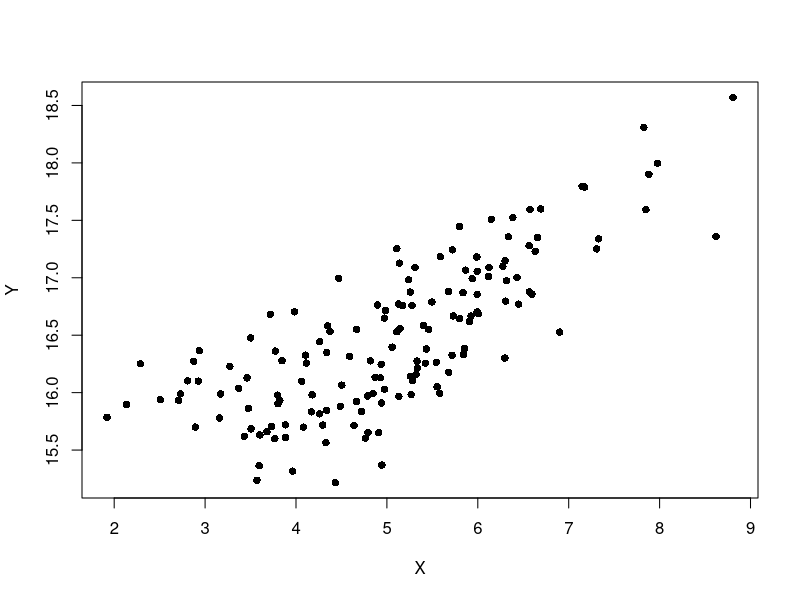
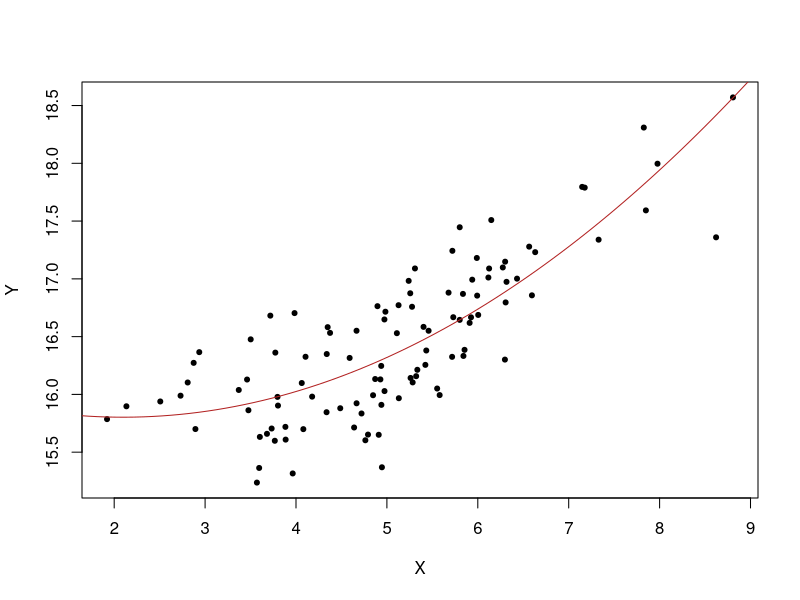
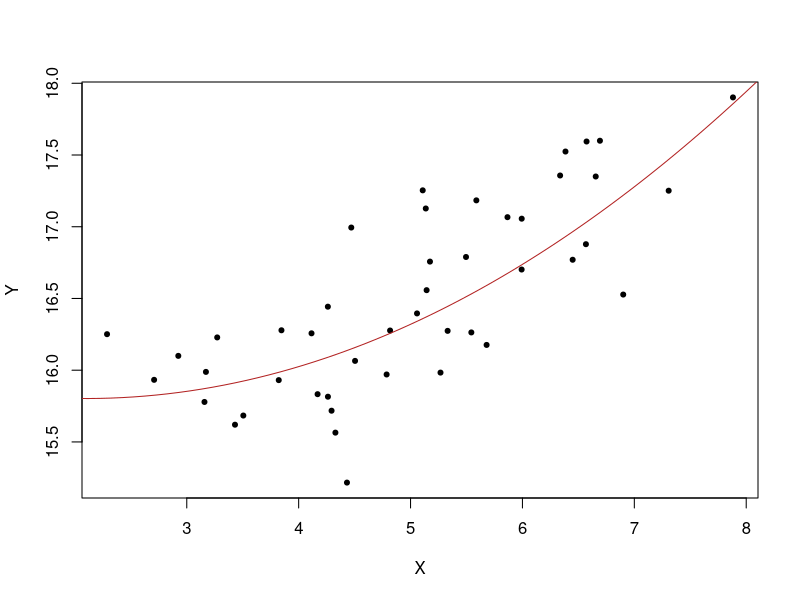
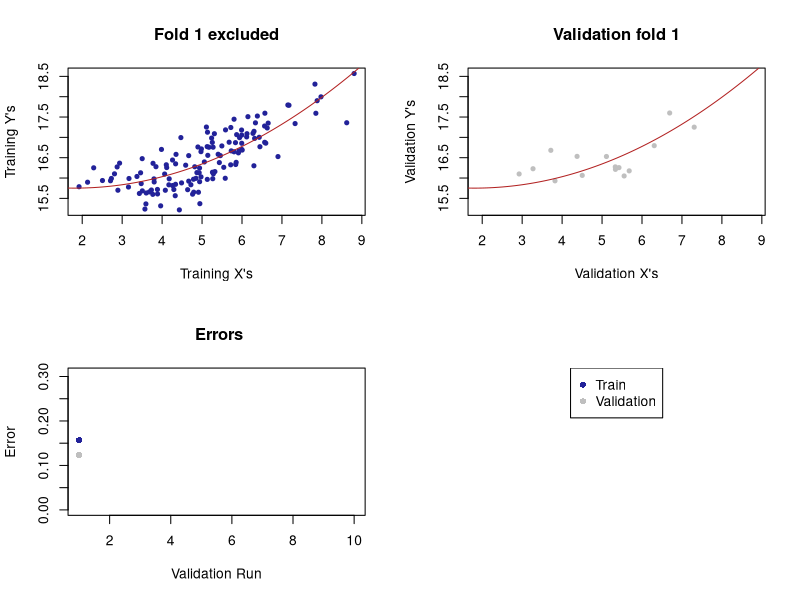
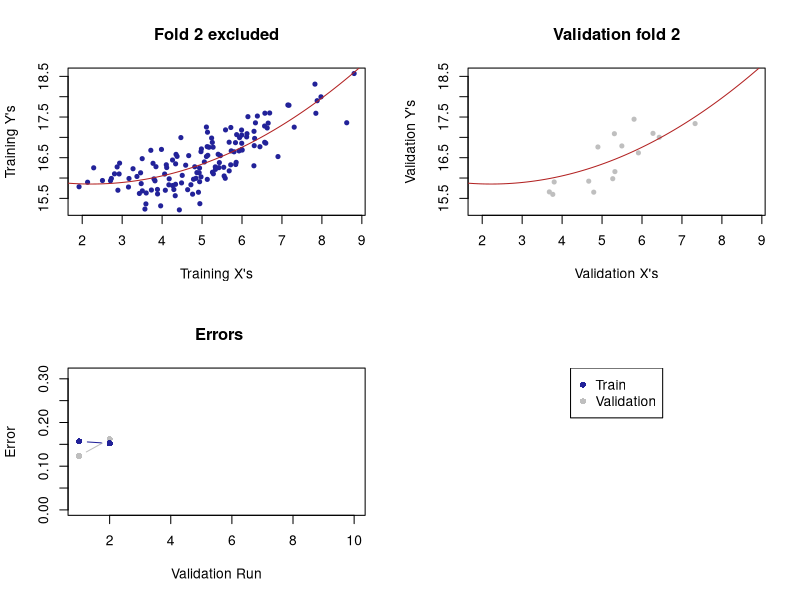
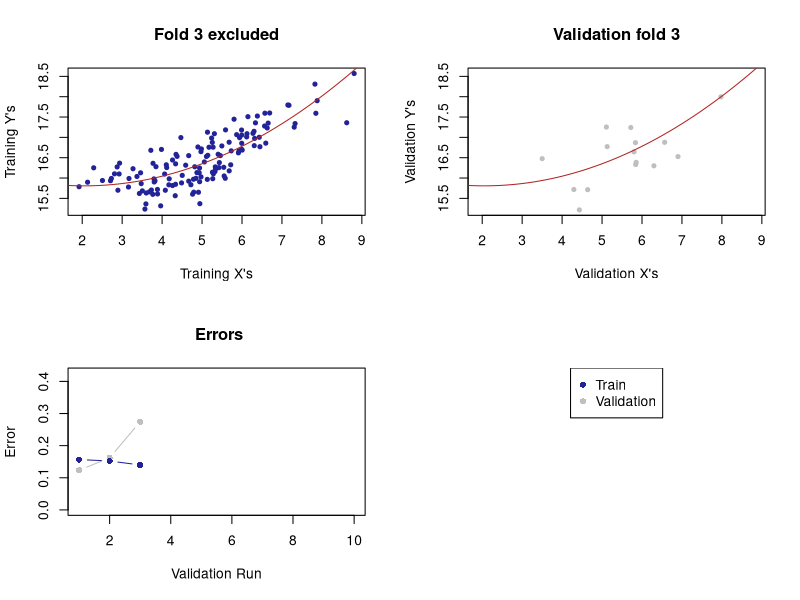
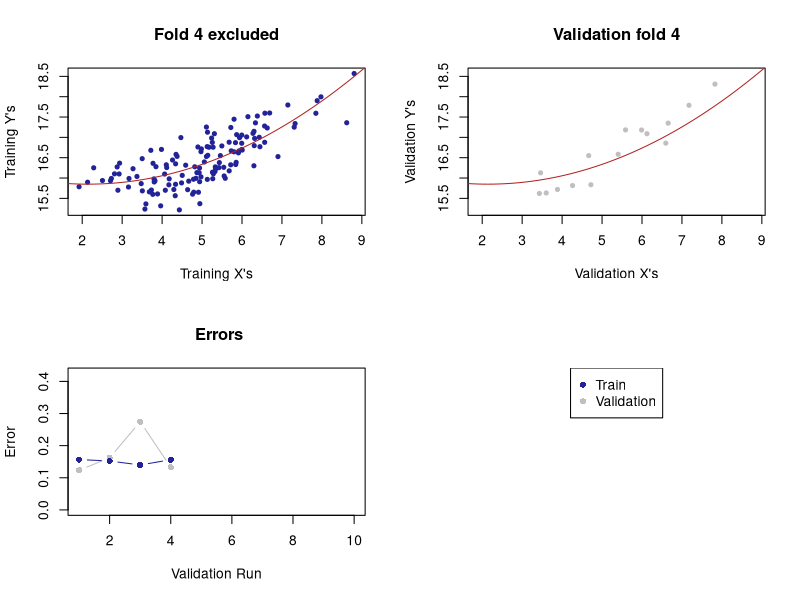
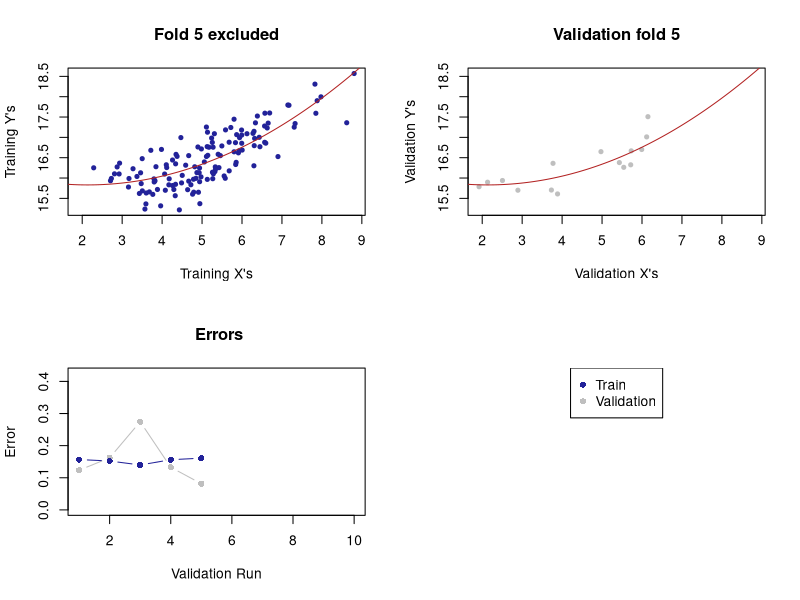

R code for these plots, in order:
#April 2025 
#ML demo on splitting data, measuring error, CV

#####################################
#functions
#####################################

#splits data into test and training
SplitData <- function(data, splits){
  
  df <- as.data.frame(data)                 # Convert the data object to a data frame object
  
  n.obs <- nrow(df)                             # Number of observations
  
  # Shuffle and separate indices
  
  shuffled_ind <- sample(1:n.obs)
  
  split_ind <- c(round(splits[1]*n.obs), 
                 round(splits[1]*n.obs) + round(splits[2]*n.obs))
  
  train_ind <- shuffled_ind[1:split_ind[1]]
  val_ind <- shuffled_ind[(split_ind[1] + 1):split_ind[2]]
  if (splits[3]!=0){
    test_ind <- shuffled_ind[(split_ind[2] + 1):n.obs]
    list("train" = df[train_ind, ], 
         "validation" = df[val_ind, ], 
         "test" = df[test_ind, ])  
  } else {
    list("train" = df[train_ind, ], 
         "validation" = df[val_ind, ])  
  }
}

#splits data into K folds
Kfoldsplit <- function(n.obs, k){
  
  # Number of observations per fold
  
  wind <- n.obs%/%k     # integer division operator, rounds result down to the nearest whole number)            
  
  origin <- sample(1:n.obs, n.obs, replace = F)

  # Organises indices into a matrix to define k-folds (each fold corresponds to a row)
  indexes <- matrix(origin, k, wind, byrow = T) 
  indexes
}

#performs CV for a specified model
#calcs errors and produces plots
#data needs columns named as X and Y
cross_val <- function(data, k = 5, poly = 2){
  
  N <- dim(data)[1]                     # Total number of observations 
  sets <- Kfoldsplit(N, k)                # Fold splits (i.e. indices contained in each fold)
  
  # A: Empty result matrices
  
  val.error <- rep(0, k)                # Validation error
  train.error <- rep(0, k)              # Training error
  
  # B: Cross-validation
  
  for(i in 1:dim(sets)[1]){                      # For i in 1 : Number of folds
    
    # Separate training and validation indices and create data vectors
    
    train_ind <- c(sets[-i, ])                   # Vector of training indices
    val_ind <- sets[i, ]                         # Vector of validation indices
    train.y <- data[train_ind,"Y"]                      # Training Ys
    train.x <- data[train_ind,"X"]                      # Training Xs
    val.y <- data[val_ind,"Y"]                          # Validation Xs
    val.x <- data[val_ind,"X"]                          # Validation Ys

    # Train and evaluate a model
    model1 <- lm(train.y ~ poly(train.x, poly))      # Your model
    
    val.error[i] <- mean((predict(model1, newdata = data.frame(train.x = val.x)) - val.y)^2) # Validation error
    train.error[i]  = mean(residuals(model1)^2)                                              # Training error
    
    x.vec <- seq(0,10, length = 1000)
    fhat <- predict(model1, newdata = data.frame(train.x = x.vec))
    
    # Plot output
    cols = c('#222299','grey75')
    ylimit <- c(min(train.y, val.y), max(train.y, val.y))
    xlimit <- c(min(train.x, val.x), max(train.x, val.x))
    
    # Setup plot layout for multiple plots
    m <- matrix(c(1,2,3,4),nrow = 2,ncol = 2,byrow = TRUE)
    layout(mat = m, heights = c(0.5,0.5))

    #plot training data
    plot(train.y ~ train.x,                            # plot: training data sets 
         pch = 20,                                     # set plotting symbol
         xlab = "Training X's", ylab = "Training Y's", # label X and Y axes 
         main = paste0('Fold ', i, " excluded"),
         col = cols[1], ylim = ylimit, xlim = xlimit)
    
    lines(fhat ~ x.vec, col = 'firebrick')            # overlay the fitted line
    
    #plot validation data
    plot(val.y ~ val.x,                                # plot: validation set 
         pch = 20,                                     # set plotting symbol
         xlab = "Validation X's", ylab = "Validation Y's", # label X and Y axes 
         main = paste0('Validation fold ', i),
         col = cols[2], ylim = ylimit, xlim = xlimit)

    lines(fhat ~ x.vec, col = 'firebrick')            # overlay the fitted line
    
    # > Error
    plot(val.error,                              
         type = 'n', 
         ylab = 'Error', 
         xlab = 'Validation Run', 
         ylim = c(0,max(train.error, val.error)+0.15),
         main = ' Errors')
    
    lines(val.error[1:i], type = 'b', col = cols[2], pch = 16)     # Validation error lines ["b" = points and lines]
    lines(train.error[1:i], type = 'b', col = cols[1], pch = 16)    # Training error lines
    
    plot(1, type = "n", axes=FALSE, xlab="", ylab="")
    legend('top', legend = c('Train', 'Validation'), col = cols, 
           pch = 16, bty = 'y', horiz = F)
    
    Sys.sleep(0.75)                                # Pause operation (to allow you to see each fold's plots)
    
  }
  
  c("train" = mean(train.error), "validation" = mean(val.error))
}

#alt version that uses foreach
#is passed a matrix of indices for the folds
PolyCV <- function(data, folds, poly = 2, is_median = F){
  
  n.folds <- dim(folds)[1]
  # Perform CV
  MSE <- foreach(m = 1:n.folds, .combine = c) %do% {
    
    train_ind <- c(folds[-m, ])                     # Vector of training indices
    val_ind <- folds[m, ]                           # Vector of validation indices
    train.data <- data[train_ind,]                  # Training data
    test.data <- data[val_ind,]                     # Test data

    model <- lm(Y ~ poly(X, poly),  data = train.data)               # Fit model to training data
    MSE <- mean((predict(model, newdata = test.data) - test.data$Y)^2)  # Evaluate the model on the test data (also returns test MSE)
  }                          
  ifelse(is_median,                       # Calculate mean of the collated MSE vector
         median(MSE), 
         mean(MSE))    
} 

######################################
#1. simulate data, split into train / test, fit model, calc errors
set.seed(5555)
n.points = 150 ; n.folds = 10

X <- rnorm(n.points, 5, 1.5)
Y <- 17 + sin(-0.5*X) + rnorm(n.points, sd = 0.4) 
df <- data.frame(X = X, Y = Y)
plot(Y ~ X, data = df, pch = 16)

# split into training, validation and test data
splits <- c(0.7, 0.3, 0)

data_splits <- SplitData(data = df, splits)

str(data_splits)
data_splits
train.data <- data_splits[[1]]
test.data <- data_splits[[2]]

#plot training data, train specified model, overlay fitted line, calc error
plot(Y ~ X, data = train.data, pch = 20, ylim=c(min(train.data$Y), max(train.data$Y)))
model <- lm(Y ~ poly(X, 2), data = train.data) 

x.vec <- seq(0,10, length = 100)
fhat <- predict(model, newdata = data.frame(X = x.vec))
lines(fhat ~ x.vec, col = "firebrick")

#calculate the error
train.error <- mean(residuals(model)^2)  
train.error
mean((fitted(model) - train.data$Y)^2)

#plot validation data, overlay fitted line, calc error
plot(Y ~ X, data = test.data, pch = 20, ylim=c(min(test.data$Y), max(test.data$Y)))
lines(fhat ~ x.vec, col = "firebrick")
mean((predict(model, newdata = data.frame(X = test.data$X)) - test.data$Y)^2)

#step through first function to illustrate use of debug
debug(SplitData)
SplitData(data = df, splits)
undebug(SplitData)

##################################################################################
#2. perform CV to estimate test error
#includes plots
set.seed(2025)
cross_val(df, k = n.folds, poly = 2)

debug(cross_val)
debug(Kfoldsplit)
cross_val(df, k =n.folds, poly = 2)
undebug(cross_val)
undebug(Kfoldsplit)

##################################################################################
#3. choose from a series of polynomial models 
#apply best model to test set
#need to try out different models
library(foreach) 
debug(PolyCV)

set.seed(5555)

n.folds = 5
n.obs <- nrow(df)
sets <- Kfoldsplit(n.obs, n.folds)                    # Fold indices

MSE_ALL_K <- foreach(k = 1:6, .combine = c) %do% {
  
  PolyCV(data = df, folds = sets, poly = k, is_median = F)
  
}

MSE_ALL_K

plot(x = 1:6, y = MSE_ALL_K,
     xlab = "k", ylab = "MSE",
     main = "CV MSE vs. Fitted Polynomial Degree",
     pch = 20, type = 'l')

#plot again with polynomial 3 overlaid
plot(Y ~ X, data = train.data, pch = 20, ylim=c(min(train.data$Y), max(train.data$Y)))
model <- lm(Y ~ poly(X, 3), data = train.data) 

x.vec <- seq(0,10, length = 100)
fhat <- predict(model, newdata = data.frame(X = x.vec))
lines(fhat ~ x.vec, col = "firebrick")
